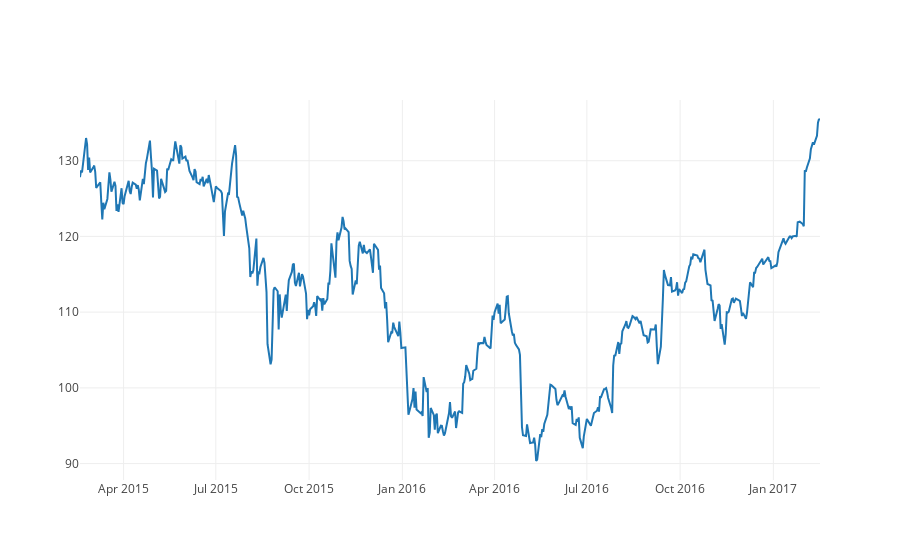

The cell this chart's notebook holds for it:
### Code cell
import plotly.plotly as py
import plotly.graph_objs as go

import pandas as pd

df = pd.read_csv("https://raw.githubusercontent.com/plotly/datasets/master/finance-charts-apple.csv")

data = [go.Scatter(
          x=df.Date,
          y=df['AAPL.Close'])]

iplot(data)

### Figure 1 — Plotly figure (JSON) as saved in the notebook; plotly's stock layout.template omitted (floating-point values rounded to 4 significant figures; data arrays with more than 128 entries replaced by an {"elided": "..."} marker saying what was removed)
{"data": [{"type": "scatter", "uid": "9db71950-c122-4448-bf87-713fa082fb02", "x": {"elided": "506 str values"}, "y": {"elided": "506 float values"}}], "layout": {}}
